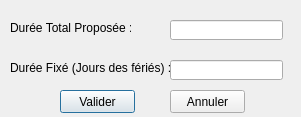
<?xml version="1.0" encoding="UTF-8"?>
<ui version="4.0">
 <class>Dialog</class>
 <widget class="QDialog" name="Dialog">
  <property name="geometry">
   <rect>
    <x>0</x>
    <y>0</y>
    <width>301</width>
    <height>117</height>
   </rect>
  </property>
  <property name="sizePolicy">
   <sizepolicy hsizetype="Preferred" vsizetype="Preferred">
    <horstretch>100</horstretch>
    <verstretch>0</verstretch>
   </sizepolicy>
  </property>
  <property name="windowTitle">
   <string>Dialog</string>
  </property>
  <widget class="QLabel" name="label">
   <property name="geometry">
    <rect>
     <x>10</x>
     <y>20</y>
     <width>121</width>
     <height>16</height>
    </rect>
   </property>
   <property name="text">
    <string>Durée Total Proposée :</string>
   </property>
  </widget>
  <widget class="QLabel" name="label_2">
   <property name="geometry">
    <rect>
     <x>10</x>
     <y>60</y>
     <width>161</width>
     <height>16</height>
    </rect>
   </property>
   <property name="text">
    <string>Durée Fixé (Jours des fériés) :</string>
   </property>
  </widget>
  <widget class="QLineEdit" name="lineEdit">
   <property name="geometry">
    <rect>
     <x>170</x>
     <y>20</y>
     <width>113</width>
     <height>20</height>
    </rect>
   </property>
   <property name="placeholderText">
    <string/>
   </property>
  </widget>
  <widget class="QLineEdit" name="lineEdit_2">
   <property name="geometry">
    <rect>
     <x>170</x>
     <y>60</y>
     <width>113</width>
     <height>20</height>
    </rect>
   </property>
  </widget>
  <widget class="QPushButton" name="pushButton">
   <property name="geometry">
    <rect>
     <x>60</x>
     <y>90</y>
     <width>75</width>
     <height>23</height>
    </rect>
   </property>
   <property name="text">
    <string>Valider</string>
   </property>
  </widget>
  <widget class="QPushButton" name="pushButton_2">
   <property name="geometry">
    <rect>
     <x>170</x>
     <y>90</y>
     <width>75</width>
     <height>23</height>
    </rect>
   </property>
   <property name="text">
    <string>Annuler</string>
   </property>
  </widget>
 </widget>
 <resources/>
 <connections/>
</ui>
